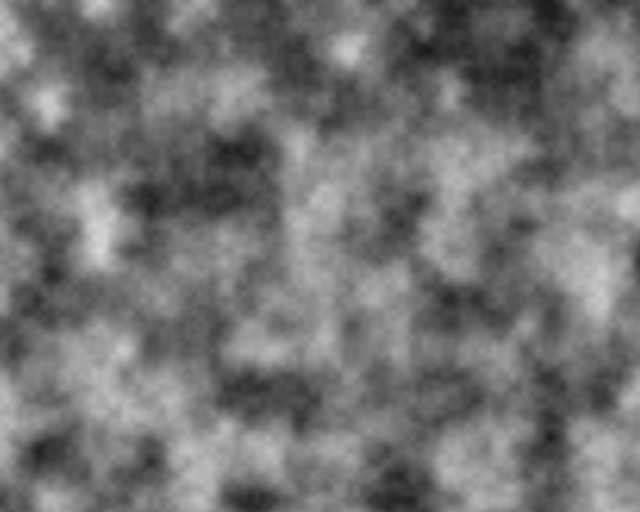
Frame 1 (no input)
Frame 60 (the mouse pressed at the canvas centre just before this capture): identical to frame 1, image omitted
Frame 120 (the mouse held since frame 60 and released just before this capture): identical to frame 1, image omitted

The Processing sketch that drew this single still picture (run headless with seeded random() and noise(); from frame 60 on, the mouse is pressed at the canvas centre):

// Processing sketch: Marble
// ── Marble.pde
float perlin_step = 0.02;

void setup() {
    size(640, 512);
}

void draw() {
    loadPixels();
    float xoff = 0.0;
    for (int x = 0; x < width; x++) {
        float yoff = 0.0;
        for (int y = 0; y < height; y++) {
            float bright = map(noise(xoff, yoff), 0, 1, 0, 255);
            pixels[x + y * width] = color(bright);
            yoff += perlin_step;
        }
        xoff += perlin_step;
    }
    updatePixels();
}
